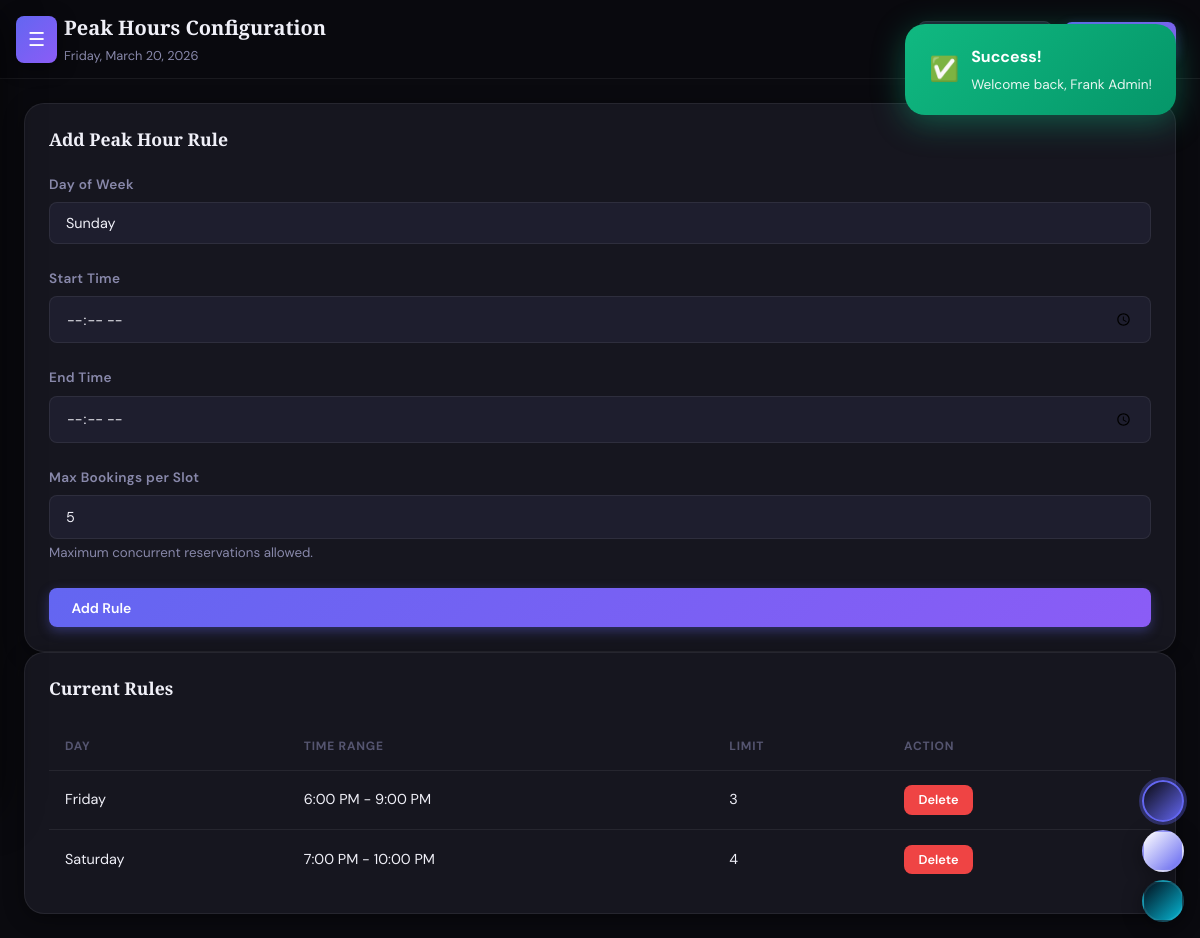
The app's page /peak_hours.php (signed in) with its own data.
### tables this page shows
CREATE TABLE IF NOT EXISTS peak_hours (
    id INT PRIMARY KEY AUTO_INCREMENT,
    day_of_week TINYINT NOT NULL COMMENT '0=Sunday, 6=Saturday',
    start_time TIME NOT NULL,
    end_time TIME NOT NULL,
    max_bookings_per_slot INT DEFAULT 5,
    created_at TIMESTAMP DEFAULT CURRENT_TIMESTAMP
);

### includes/database.php (called while the page is built, shortened)
<?php
class Database {
    private static $instance = null;
    public $conn;
    private function __construct() {
        $this->conn = new mysqli(DB_HOST, DB_USER, DB_PASS, DB_NAME);
        $this->conn->set_charset('utf8mb4');
    }
    public static function getInstance() {
        if (!self::$instance) {
            self::$instance = new self();
        }
        return self::$instance;
    }
    public function query($sql, $params = [], $types = '') {
        $stmt = $this->conn->prepare($sql);
        if (!$stmt->execute()) {
            throw new Exception("Query execution failed: " . $stmt->error . " SQL: " . $sql);
        }
        return $stmt;
    }
    public function fetchAll($sql, $params = [], $types = '') {
        $stmt = $this->query($sql, $params, $types);
        $result = $stmt->get_result();
        return $result->fetch_all(MYSQLI_ASSOC);
    }
}
function db() {
    return Database::getInstance();
}
?>

### peak_hours.php (the view, shortened to what this page needs)
<?php
require_once 'includes/header.php';
try {
    $rules = db()->fetchAll("SELECT * FROM peak_hours ORDER BY day_of_week, start_time");
} catch (Exception $e) {
    $rules = [];
    error_log("Peak hours table not found: " . $e->getMessage());
}
$days = ['Sunday','Monday','Tuesday','Wednesday','Thursday','Friday','Saturday'];
?>
<div class="row">
    <div class="col-md-4">
        <div class="card">
            <h3 class="card-title mb-3">Add Peak Hour Rule</h3>
            <form method="POST">
                <div class="form-group mb-3">
                    <label>Day of Week</label>
                    <select name="day_of_week" class="form-control" required>
                        <?php foreach($days as $k => $v): ?>
                        <option value="<?= $k ?>"><?= $v ?></option>
                        <?php endforeach; ?>
                    </select>
                </div>
                <div class="form-group mb-3">
                    <label>Start Time</label>
                    <input type="time" name="start_time" class="form-control" required>
                </div>
                <div class="form-group mb-3">
                    <label>End Time</label>
                    <input type="time" name="end_time" class="form-control" required>
                </div>
                <div class="form-group mb-3">
                    <label>Max Bookings per Slot</label>
                    <input type="number" name="max_bookings" class="form-control" min="1" value="5" required>
                    <small class="text-muted">Maximum concurrent reservations allowed.</small>
                </div>
                <button type="submit" class="btn btn-primary w-100">Add Rule</button>
            </form>
        </div>
    </div>
    <div class="col-md-8">
        <div class="card">
            <h3 class="card-title mb-3">Current Rules</h3>
            <?php if($rules): ?>
            <table class="table">
                <thead>
                    <tr>
                        <th>Day</th>
                        <th>Time Range</th>
                        <th>Limit</th>
                        <th>Action</th>
                    </tr>
                </thead>
                <tbody>
                    <?php foreach($rules as $r): ?>
                    <tr>
                        <td><?= $days[$r['day_of_week']] ?></td>
                        <td><?= date('g:i A', strtotime($r['start_time'])) ?> - <?= date('g:i A', strtotime($r['end_time'])) ?></td>
                        <td><?= $r['max_bookings_per_slot'] ?></td>
                        <td>
                            <form method="POST" onsubmit="return confirm('Delete this rule?')">
                                <button type="submit" class="btn btn-sm btn-danger">Delete</button>
                            </form>
                        </td>
                    </tr>
                    <?php endforeach; ?>
                </tbody>
            </table>
            <?php else: ?>
            <p class="text-muted">No peak hour rules defined.</p>
            <?php endif; ?>
        </div>
    </div>
</div>
<?php require_once 'includes/footer.php'; ?>

### assets/css/style.css (style rules this page uses)
:root { --bg-primary: #0a0a0f; --bg-secondary: #13131a; --bg-tertiary: #1e1e2e; --bg-card: #16161f; --text-primary: #f0f0f8; --text-secondary: #8888aa; --text-muted: #555570; --accent-primary: #6366f1; --accent-secondary: #8b5cf6; --accent-glow: rgba(99,102,241,0.35); --gradient-primary: linear-gradient(135deg, #6366f1 0%, #8b5cf6 100%); --gradient-hero: linear-gradient(135deg, #0a0a0f 0%, #1a0a2e 50%, #0a0a1f 100%); --border-color: rgba(255,255,255,0.07); --border-accent: rgba(99,102,241,0.3); --shadow: 0 4px 20px rgba(0,0,0,0.4); --shadow-lg: 0 12px 40px rgba(0,0,0,0.6); --shadow-glow: 0 0 30px rgba(99,102,241,0.2); --nav-bg: rgba(10,10,15,0.95); --sidebar-bg: #0d0d14; --success: #10b981; --warning: #f59e0b; --danger: #ef4444; --info: #3b82f6; --transition: all 0.3s cubic-bezier(0.4, 0, 0.2, 1); --radius: 12px; --radius-lg: 20px; --radius-sm: 8px; }
*, *::before, *::after { box-sizing: border-box; margin: 0; padding: 0; }
html { scroll-behavior: smooth; font-size: 16px; }
body { font-family: 'DM Sans', -apple-system, BlinkMacSystemFont, sans-serif; background: var(--bg-primary); color: var(--text-primary); line-height: 1.6; min-height: 100vh; transition: background 0.4s ease, color 0.4s ease; overflow-x: hidden; }
h1, h2, h3, h4, h5, h6 { font-family: 'Playfair Display', serif; font-weight: 700; line-height: 1.25; color: var(--text-primary); }
.card { background: var(--bg-card); border: 1px solid var(--border-color); border-radius: var(--radius-lg); padding: 1.5rem; transition: var(--transition); box-shadow: var(--shadow); position: relative; overflow: hidden; }
.card-title { font-size: 1.1rem; font-weight: 700; font-family: 'Playfair Display', serif; }
.btn { display: inline-flex; align-items: center; gap: 0.5rem; padding: 0.65rem 1.4rem; border: none; border-radius: var(--radius-sm); font-family: 'DM Sans', sans-serif; font-size: 0.875rem; font-weight: 600; cursor: pointer; transition: var(--transition); position: relative; overflow: hidden; text-decoration: none; white-space: nowrap; }
.btn::after { content: ''; position: absolute; top: 50%; left: 50%; width: 0; height: 0; background: rgba(255,255,255,0.2); border-radius: 50%; transform: translate(-50%,-50%); transition: width 0.4s ease, height 0.4s ease, opacity 0.4s ease; opacity: 0; }
.btn-primary { background: var(--gradient-primary); color: white; box-shadow: 0 4px 12px var(--accent-glow); }
.btn-danger { background: var(--danger); color: white; }
.btn-sm { padding: 0.4rem 0.9rem; font-size: 0.8rem; }
.form-group { margin-bottom: 1.25rem; }
label { display: block; font-size: 0.85rem; font-weight: 600; color: var(--text-secondary); margin-bottom: 0.4rem; letter-spacing: 0.3px; }
.form-control { width: 100%; padding: 0.75rem 1rem; background: var(--bg-tertiary); border: 1px solid var(--border-color); border-radius: var(--radius-sm); color: var(--text-primary); font-family: 'DM Sans', sans-serif; font-size: 0.9rem; transition: var(--transition); -webkit-appearance: none; -moz-appearance: none; appearance: none; }
.form-control::placeholder { color: var(--text-muted); }
select.form-control { cursor: pointer; }
table { width: 100%; border-collapse: collapse; font-size: 0.9rem; }
thead tr { border-bottom: 1px solid var(--border-color); }
thead th { padding: 0.85rem 1rem; text-align: left; font-size: 0.75rem; font-weight: 700; letter-spacing: 0.8px; text-transform: uppercase; color: var(--text-muted); }
tbody tr { border-bottom: 1px solid var(--border-color); transition: var(--transition); }
tbody tr:last-child { border-bottom: none; }
tbody td { padding: 0.9rem 1rem; color: var(--text-primary); vertical-align: middle; }
.text-muted { color: var(--text-secondary); }
.mb-3 { margin-bottom: 1.5rem; }
.w-100 { width: 100%; }

### records on screen
peak_hours: day_of_week "Friday", start_time "6:00 PM", end_time "9:00 PM", max_bookings_per_slot "3"
peak_hours: day_of_week "Saturday", start_time "7:00 PM", end_time "10:00 PM", max_bookings_per_slot "4"

### other values on screen
$pageTitle "Peak Hours Configuration"
$pageSubtitle "Friday, March 20, 2026"
form field day_of_week "Sunday"
